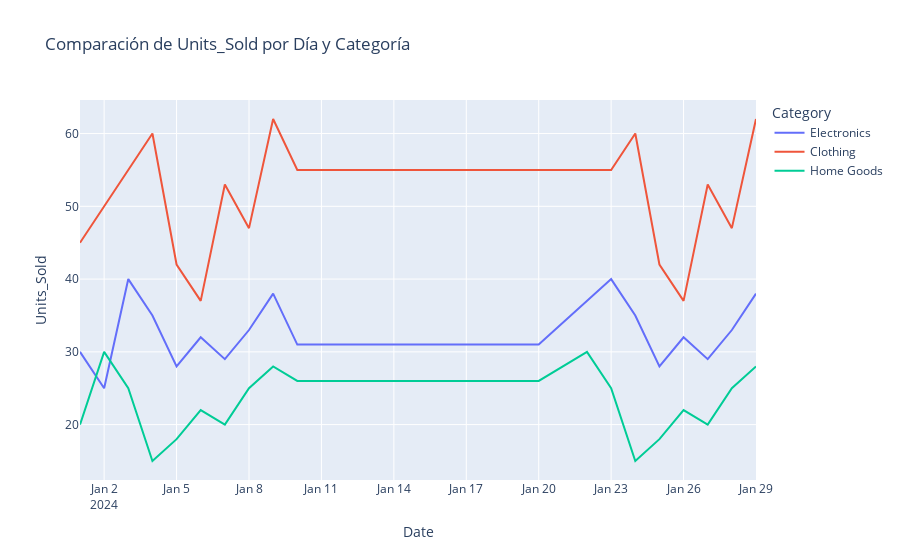

The cell this chart's notebook holds for it:
### Code cell
fig = px.line(df_ordenado_asc, x='Date', y='Units_Sold', color='Category', title='Comparación de Units_Sold por Día y Categoría')

fig.show()

### Figure 1 — Plotly figure (JSON) as saved in the notebook; plotly's stock layout.template omitted (floating-point values rounded to 4 significant figures)
{"data": [{"hovertemplate": "Category=Electronics<br>Date=%{x}<br>Units_Sold=%{y}<extra></extra>", "legendgroup": "Electronics", "line": {"color": "#636efa", "dash": "solid"}, "marker": {"symbol": "circle"}, "mode": "lines", "name": "Electronics", "orientation": "v", "showlegend": true, "type": "scatter", "x": ["2024-01-01T00:00:00.000000000", "2024-01-02T00:00:00.000000000", "2024-01-03T00:00:00.000000000", "2024-01-04T00:00:00.000000000", "2024-01-05T00:00:00.000000000", "2024-01-06T00:00:00.000000000", "2024-01-07T00:00:00.000000000", "2024-01-08T00:00:00.000000000", "2024-01-09T00:00:00.000000000", "2024-01-10T00:00:00.000000000", "2024-01-20T00:00:00.000000000", "2024-01-23T00:00:00.000000000", "2024-01-24T00:00:00.000000000", "2024-01-25T00:00:00.000000000", "2024-01-26T00:00:00.000000000", "2024-01-27T00:00:00.000000000", "2024-01-28T00:00:00.000000000", "2024-01-29T00:00:00.000000000"], "xaxis": "x", "y": [30, 25, 40, 35, 28, 32, 29, 33, 38, 31, 31, 40, 35, 28, 32, 29, 33, 38], "yaxis": "y"}, {"hovertemplate": "Category=Clothing<br>Date=%{x}<br>Units_Sold=%{y}<extra></extra>", "legendgroup": "Clothing", "line": {"color": "#EF553B", "dash": "solid"}, "marker": {"symbol": "circle"}, "mode": "lines", "name": "Clothing", "orientation": "v", "showlegend": true, "type": "scatter", "x": ["2024-01-01T00:00:00.000000000", "2024-01-02T00:00:00.000000000", "2024-01-03T00:00:00.000000000", "2024-01-04T00:00:00.000000000", "2024-01-05T00:00:00.000000000", "2024-01-06T00:00:00.000000000", "2024-01-07T00:00:00.000000000", "2024-01-08T00:00:00.000000000", "2024-01-09T00:00:00.000000000", "2024-01-10T00:00:00.000000000", "2024-01-20T00:00:00.000000000", "2024-01-23T00:00:00.000000000", "2024-01-24T00:00:00.000000000", "2024-01-25T00:00:00.000000000", "2024-01-26T00:00:00.000000000", "2024-01-27T00:00:00.000000000", "2024-01-28T00:00:00.000000000", "2024-01-29T00:00:00.000000000"], "xaxis": "x", "y": [45, 50, 55, 60, 42, 37, 53, 47, 62, 55, 55, 55, 60, 42, 37, 53, 47, 62], "yaxis": "y"}, {"hovertemplate": "Category=Home Goods<br>Date=%{x}<br>Units_Sold=%{y}<extra></extra>", "legendgroup": "Home Goods", "line": {"color": "#00cc96", "dash": "solid"}, "marker": {"symbol": "circle"}, "mode": "lines", "name": "Home Goods", "orientation": "v", "showlegend": true, "type": "scatter", "x": ["2024-01-01T00:00:00.000000000", "2024-01-02T00:00:00.000000000", "2024-01-03T00:00:00.000000000", "2024-01-04T00:00:00.000000000", "2024-01-05T00:00:00.000000000", "2024-01-06T00:00:00.000000000", "2024-01-07T00:00:00.000000000", "2024-01-08T00:00:00.000000000", "2024-01-09T00:00:00.000000000", "2024-01-10T00:00:00.000000000", "2024-01-20T00:00:00.000000000", "2024-01-22T00:00:00.000000000", "2024-01-23T00:00:00.000000000", "2024-01-24T00:00:00.000000000", "2024-01-25T00:00:00.000000000", "2024-01-26T00:00:00.000000000", "2024-01-27T00:00:00.000000000", "2024-01-28T00:00:00.000000000", "2024-01-29T00:00:00.000000000"], "xaxis": "x", "y": [20, 30, 25, 15, 18, 22, 20, 25, 28, 26, 26, 30, 25, 15, 18, 22, 20, 25, 28], "yaxis": "y"}], "layout": {"legend": {"title": {"text": "Category"}, "tracegroupgap": 0}, "title": {"text": "Comparación de Units_Sold por Día y Categoría"}, "xaxis": {"anchor": "y", "domain": [0, 1], "title": {"text": "Date"}}, "yaxis": {"anchor": "x", "domain": [0, 1], "title": {"text": "Units_Sold"}}}}
